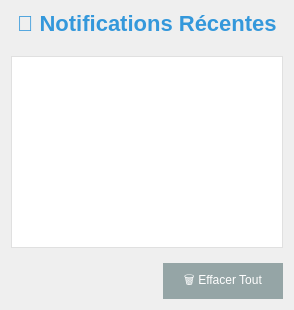
      <widget class="QWidget" name="notificationsPage">
       <layout class="QVBoxLayout" name="verticalLayout_Notifications" stretch="0,1,0">
        <property name="spacing">
         <number>15</number>
        </property>
        <item>
         <widget class="QLabel" name="label_NotificationsTitle">
          <property name="styleSheet">
           <string notr="true">font-size: 22px; font-weight: 600; color: #3498db; /* Blue like others */ padding-bottom: 5px;</string>
          </property>
          <property name="text">
           <string>🔔 Notifications Récentes</string>
          </property>
         </widget>
        </item>
        <item>
         <widget class="QListWidget" name="notificationsListWidget">
          <property name="styleSheet">
           <string notr="true">QListWidget {
               border: 1px solid #E0E0E0;
               background-color: #FFFFFF;
               alternate-background-color: #F9F9F9;
               outline: none;
             }
             QListWidget::item {
                 padding: 8px 12px;
                 border-bottom: 1px solid #F0F0F0; /* Separator between items */
                 min-height: 25px; /* Ensure items aren't too small */
                 color: #444; /* Default text color */
             }
             /* Remove default selection highlight if needed */
             QListWidget::item:selected {
                 background-color: #EAF2F8; /* Light blue selection */
                 color: #1A5276;
                 /* border-bottom-color: #9ACEEB; */ /* Optional: Change border on selection */
             }
             QListWidget::item:hover {
                 background-color: #F5F5F5; /* Subtle hover */
             }
             /* Example for different notification types (set text color in code) */
             /* QListWidget::item[type=&quot;error&quot;] { color: red; } */
             /* QListWidget::item[type=&quot;warning&quot;] { color: orange; } */
             /* QListWidget::item[type=&quot;info&quot;] { color: blue; } */
             </string>
          </property>
          <property name="alternatingRowColors">
           <bool>true</bool>
          </property>
         </widget>
        </item>
        <item>
         <layout class="QHBoxLayout" name="horizontalLayout_NotificationActions">
          <item>
           <spacer name="horizontalSpacer_Notifications">
            <property name="orientation">
             <enum>Qt::Orientation::Horizontal</enum>
            </property>
            <property name="sizeHint" stdset="0">
             <size>
              <width>40</width>
              <height>20</height>
             </size>
            </property>
           </spacer>
          </item>
          <item>
           <widget class="QPushButton" name="button_ClearNotifications">
            <property name="minimumSize">
             <size>
              <width>120</width>
              <height>36</height>
             </size>
            </property>
            <property name="toolTip">
             <string>Effacer toutes les notifications</string>
            </property>
            <property name="styleSheet">
             <string notr="true">QPushButton { background-color: #95a5a6; color: white; border: none; } QPushButton:hover { background-color: #7f8c8d; } QPushButton:pressed { background-color: #616A6B; }</string>
            </property>
            <property name="text">
             <string>🗑️ Effacer Tout</string>
            </property>
           </widget>
          </item>
         </layout>
        </item>
       </layout>
      </widget>
